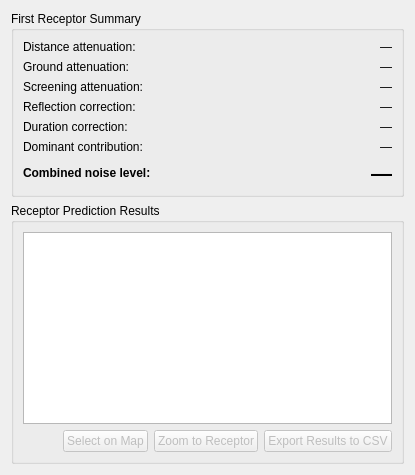
          <widget class="QWidget" name="resultsTab">
            <attribute name="title">
              <string>3. Results</string>
            </attribute>
            <layout class="QVBoxLayout" name="resultsTabLayout">
              <item>
                <widget class="QGroupBox" name="summaryGroupBox">
                  <property name="title">
                    <string>First Receptor Summary</string>
                  </property>
                  <layout class="QGridLayout" name="summaryGridLayout">
                    <item row="0" column="0">
                      <widget class="QLabel" name="distanceResultTitle">
                        <property name="text">
                          <string>Distance attenuation:</string>
                        </property>
                      </widget>
                    </item>
                    <item row="0" column="1">
                      <widget class="QLabel" name="distanceResultLabel">
                        <property name="text">
                          <string>—</string>
                        </property>
                        <property name="alignment">
                          <set>Qt::AlignRight|Qt::AlignVCenter</set>
                        </property>
                      </widget>
                    </item>
                    <item row="1" column="0">
                      <widget class="QLabel" name="groundResultTitle">
                        <property name="text">
                          <string>Ground attenuation:</string>
                        </property>
                      </widget>
                    </item>
                    <item row="1" column="1">
                      <widget class="QLabel" name="groundResultLabel">
                        <property name="text">
                          <string>—</string>
                        </property>
                        <property name="alignment">
                          <set>Qt::AlignRight|Qt::AlignVCenter</set>
                        </property>
                      </widget>
                    </item>
                    <item row="2" column="0">
                      <widget class="QLabel" name="screeningResultTitle">
                        <property name="text">
                          <string>Screening attenuation:</string>
                        </property>
                      </widget>
                    </item>
                    <item row="2" column="1">
                      <widget class="QLabel" name="screeningResultLabel">
                        <property name="text">
                          <string>—</string>
                        </property>
                        <property name="alignment">
                          <set>Qt::AlignRight|Qt::AlignVCenter</set>
                        </property>
                      </widget>
                    </item>
                    <item row="3" column="0">
                      <widget class="QLabel" name="reflectionResultTitle">
                        <property name="text">
                          <string>Reflection correction:</string>
                        </property>
                      </widget>
                    </item>
                    <item row="3" column="1">
                      <widget class="QLabel" name="reflectionResultLabel">
                        <property name="text">
                          <string>—</string>
                        </property>
                        <property name="alignment">
                          <set>Qt::AlignRight|Qt::AlignVCenter</set>
                        </property>
                      </widget>
                    </item>
                    <item row="4" column="0">
                      <widget class="QLabel" name="durationResultTitle">
                        <property name="text">
                          <string>Duration correction:</string>
                        </property>
                      </widget>
                    </item>
                    <item row="4" column="1">
                      <widget class="QLabel" name="durationResultLabel">
                        <property name="text">
                          <string>—</string>
                        </property>
                        <property name="alignment">
                          <set>Qt::AlignRight|Qt::AlignVCenter</set>
                        </property>
                      </widget>
                    </item>
                    <item row="5" column="0">
                      <widget class="QLabel" name="beforeDurationResultTitle">
                        <property name="text">
                          <string>Dominant contribution:</string>
                        </property>
                      </widget>
                    </item>
                    <item row="5" column="1">
                      <widget class="QLabel" name="beforeDurationResultLabel">
                        <property name="text">
                          <string>—</string>
                        </property>
                        <property name="alignment">
                          <set>Qt::AlignRight|Qt::AlignVCenter</set>
                        </property>
                      </widget>
                    </item>
                    <item row="6" column="0">
                      <widget class="QLabel" name="predictedResultTitle">
                        <property name="font">
                          <font>
                            <weight>75</weight>
                            <bold>true</bold>
                          </font>
                        </property>
                        <property name="text">
                          <string>Combined noise level:</string>
                        </property>
                      </widget>
                    </item>
                    <item row="6" column="1">
                      <widget class="QLabel" name="predictedResultLabel">
                        <property name="font">
                          <font>
                            <pointsize>16</pointsize>
                            <weight>75</weight>
                            <bold>true</bold>
                          </font>
                        </property>
                        <property name="text">
                          <string>—</string>
                        </property>
                        <property name="alignment">
                          <set>Qt::AlignRight|Qt::AlignVCenter</set>
                        </property>
                      </widget>
                    </item>
                  </layout>
                </widget>
              </item>
              <item>
                <widget class="QGroupBox" name="resultsTableGroupBox">
                  <property name="title">
                    <string>Receptor Prediction Results</string>
                  </property>
                  <layout class="QVBoxLayout" name="resultsTableLayout">
                    <item>
                      <widget class="QTableWidget" name="resultsTable"/>
                    </item>
                    <item>
                      <layout class="QHBoxLayout" name="resultsActionsLayout">
                        <item>
                          <spacer name="resultsActionsSpacer">
                            <property name="orientation">
                              <enum>Qt::Horizontal</enum>
                            </property>
                            <property name="sizeHint" stdset="0">
                              <size>
                                <width>40</width>
                                <height>20</height>
                              </size>
                            </property>
                          </spacer>
                        </item>
                        <item>
                          <widget class="QPushButton" name="selectReceptorButton">
                            <property name="enabled">
                              <bool>false</bool>
                            </property>
                            <property name="text">
                              <string>Select on Map</string>
                            </property>
                            <property name="toolTip">
                              <string>Select the receptor corresponding to the current table row.</string>
                            </property>
                            <property name="minimumHeight">
                              <number>32</number>
                            </property>
                          </widget>
                        </item>
                        <item>
                          <widget class="QPushButton" name="zoomReceptorButton">
                            <property name="enabled">
                              <bool>false</bool>
                            </property>
                            <property name="text">
                              <string>Zoom to Receptor</string>
                            </property>
                            <property name="toolTip">
                              <string>Select and zoom the QGIS map to the current receptor.</string>
                            </property>
                            <property name="minimumHeight">
                              <number>32</number>
                            </property>
                          </widget>
                        </item>
                        <item>
                          <widget class="QPushButton" name="exportCsvButton">
                            <property name="enabled">
                              <bool>false</bool>
                            </property>
                            <property name="text">
                              <string>Export Results to CSV</string>
                            </property>
                            <property name="toolTip">
                              <string>Export the current receptor prediction table to a CSV file.</string>
                            </property>
                            <property name="minimumHeight">
                              <number>32</number>
                            </property>
                          </widget>
                        </item>
                      </layout>
                    </item>
                  </layout>
                </widget>
              </item>
            </layout>
          </widget>
